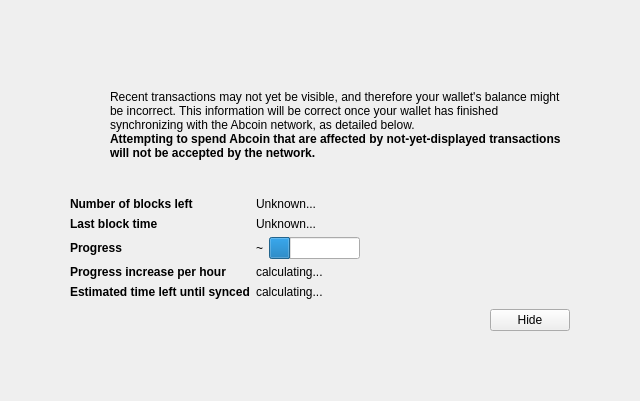
<?xml version="1.0" encoding="UTF-8"?>
<ui version="4.0">
 <class>ModalOverlay</class>
 <widget class="ModalOverlay" name="ModalOverlay">
  <property name="geometry">
   <rect>
    <x>0</x>
    <y>0</y>
    <width>640</width>
    <height>401</height>
   </rect>
  </property>
  <property name="windowTitle">
   <string>Form</string>
  </property>
  <layout class="QVBoxLayout" name="verticalLayout" stretch="0">
   <property name="sizeConstraint">
    <enum>QLayout::SetDefaultConstraint</enum>
   </property>
   <property name="leftMargin">
    <number>0</number>
   </property>
   <property name="topMargin">
    <number>0</number>
   </property>
   <property name="rightMargin">
    <number>0</number>
   </property>
   <property name="bottomMargin">
    <number>0</number>
   </property>
   <item>
    <widget class="QWidget" name="bgWidget" native="true">
     <property name="styleSheet">
      <string notr="true"/>
     </property>
     <layout class="QVBoxLayout" name="verticalLayoutMain" stretch="0">
      <property name="leftMargin">
       <number>60</number>
      </property>
      <property name="topMargin">
       <number>60</number>
      </property>
      <property name="rightMargin">
       <number>60</number>
      </property>
      <property name="bottomMargin">
       <number>60</number>
      </property>
      <item>
       <widget class="QWidget" name="contentWidget" native="true">
        <property name="styleSheet">
         <string notr="true"/>
        </property>
        <layout class="QVBoxLayout" name="verticalLayoutSub" stretch="1,0,0,0,0">
         <property name="spacing">
          <number>0</number>
         </property>
         <property name="leftMargin">
          <number>10</number>
         </property>
         <property name="topMargin">
          <number>10</number>
         </property>
         <property name="rightMargin">
          <number>10</number>
         </property>
         <property name="bottomMargin">
          <number>10</number>
         </property>
         <item>
          <layout class="QHBoxLayout" name="horizontalLayoutIconText" stretch="0,1">
           <property name="topMargin">
            <number>20</number>
           </property>
           <item>
            <layout class="QVBoxLayout" name="verticalLayoutIcon">
             <property name="leftMargin">
              <number>0</number>
             </property>
             <item>
              <widget class="QPushButton" name="warningIcon">
               <property name="enabled">
                <bool>false</bool>
               </property>
               <property name="text">
                <string/>
               </property>
               <property name="icon">
                <iconset>
                 <normaloff>:/icons/warning</normaloff>
                 <disabledoff>:/icons/warning</disabledoff>:/icons/warning</iconset>
               </property>
               <property name="iconSize">
                <size>
                 <width>48</width>
                 <height>48</height>
                </size>
               </property>
               <property name="flat">
                <bool>true</bool>
               </property>
              </widget>
             </item>
             <item>
              <spacer name="verticalSpacerWarningIcon">
               <property name="orientation">
                <enum>Qt::Vertical</enum>
               </property>
               <property name="sizeHint" stdset="0">
                <size>
                 <width>20</width>
                 <height>40</height>
                </size>
               </property>
              </spacer>
             </item>
            </layout>
           </item>
           <item>
            <layout class="QVBoxLayout" name="verticalLayoutInfoText">
             <property name="leftMargin">
              <number>0</number>
             </property>
             <property name="topMargin">
              <number>0</number>
             </property>
             <item>
              <widget class="QLabel" name="infoText">
               <property name="text">
                <string>Recent transactions may not yet be visible, and therefore your wallet's balance might be incorrect. This information will be correct once your wallet has finished synchronizing with the Abcoin network, as detailed below.</string>
               </property>
               <property name="textFormat">
                <enum>Qt::RichText</enum>
               </property>
               <property name="wordWrap">
                <bool>true</bool>
               </property>
              </widget>
             </item>
             <item>
              <widget class="QLabel" name="infoTextStrong">
               <property name="font">
                <font>
                 <weight>75</weight>
                 <bold>true</bold>
                </font>
               </property>
               <property name="text">
                <string>Attempting to spend Abcoin that are affected by not-yet-displayed transactions will not be accepted by the network.</string>
               </property>
               <property name="textFormat">
                <enum>Qt::RichText</enum>
               </property>
               <property name="wordWrap">
                <bool>true</bool>
               </property>
              </widget>
             </item>
             <item>
              <spacer name="verticalSpacerInTextSpace">
               <property name="orientation">
                <enum>Qt::Vertical</enum>
               </property>
               <property name="sizeHint" stdset="0">
                <size>
                 <width>20</width>
                 <height>40</height>
                </size>
               </property>
              </spacer>
             </item>
            </layout>
           </item>
          </layout>
         </item>
         <item>
          <spacer name="verticalSpacerAfterText">
           <property name="orientation">
            <enum>Qt::Vertical</enum>
           </property>
           <property name="sizeHint" stdset="0">
            <size>
             <width>20</width>
             <height>40</height>
            </size>
           </property>
          </spacer>
         </item>
         <item>
          <layout class="QFormLayout" name="formLayout">
           <property name="fieldGrowthPolicy">
            <enum>QFormLayout::FieldsStayAtSizeHint</enum>
           </property>
           <property name="horizontalSpacing">
            <number>6</number>
           </property>
           <property name="verticalSpacing">
            <number>6</number>
           </property>
           <property name="topMargin">
            <number>10</number>
           </property>
           <item row="0" column="0">
            <widget class="QLabel" name="labelNumberOfBlocksLeft">
             <property name="font">
              <font>
               <weight>75</weight>
               <bold>true</bold>
              </font>
             </property>
             <property name="text">
              <string>Number of blocks left</string>
             </property>
            </widget>
           </item>
           <item row="0" column="1">
            <widget class="QLabel" name="numberOfBlocksLeft">
             <property name="text">
              <string>Unknown...</string>
             </property>
            </widget>
           </item>
           <item row="1" column="0">
            <widget class="QLabel" name="labelLastBlockTime">
             <property name="font">
              <font>
               <weight>75</weight>
               <bold>true</bold>
              </font>
             </property>
             <property name="text">
              <string>Last block time</string>
             </property>
            </widget>
           </item>
           <item row="1" column="1">
            <widget class="QLabel" name="newestBlockDate">
             <property name="sizePolicy">
              <sizepolicy hsizetype="Maximum" vsizetype="Preferred">
               <horstretch>0</horstretch>
               <verstretch>0</verstretch>
              </sizepolicy>
             </property>
             <property name="text">
              <string>Unknown...</string>
             </property>
            </widget>
           </item>
           <item row="2" column="0">
            <widget class="QLabel" name="labelSyncDone">
             <property name="font">
              <font>
               <weight>75</weight>
               <bold>true</bold>
              </font>
             </property>
             <property name="text">
              <string>Progress</string>
             </property>
            </widget>
           </item>
           <item row="2" column="1">
            <layout class="QHBoxLayout" name="horizontalLayoutSync" stretch="0,1">
             <item>
              <widget class="QLabel" name="percentageProgress">
               <property name="text">
                <string notr="true">~</string>
               </property>
              </widget>
             </item>
             <item>
              <widget class="QProgressBar" name="progressBar">
               <property name="value">
                <number>24</number>
               </property>
               <property name="format">
                <string/>
               </property>
              </widget>
             </item>
            </layout>
           </item>
           <item row="4" column="0">
            <widget class="QLabel" name="labelProgressIncrease">
             <property name="font">
              <font>
               <weight>75</weight>
               <bold>true</bold>
              </font>
             </property>
             <property name="text">
              <string>Progress increase per hour</string>
             </property>
            </widget>
           </item>
           <item row="4" column="1">
            <widget class="QLabel" name="progressIncreasePerH">
             <property name="text">
              <string>calculating...</string>
             </property>
            </widget>
           </item>
           <item row="5" column="0">
            <widget class="QLabel" name="labelEstimatedTimeLeft">
             <property name="font">
              <font>
               <weight>75</weight>
               <bold>true</bold>
              </font>
             </property>
             <property name="text">
              <string>Estimated time left until synced</string>
             </property>
            </widget>
           </item>
           <item row="5" column="1">
            <widget class="QLabel" name="expectedTimeLeft">
             <property name="text">
              <string>calculating...</string>
             </property>
            </widget>
           </item>
          </layout>
         </item>
         <item>
          <layout class="QHBoxLayout" name="horizontalLayoutButtons">
           <property name="leftMargin">
            <number>10</number>
           </property>
           <property name="topMargin">
            <number>10</number>
           </property>
           <item>
            <spacer name="horizontalSpacer">
             <property name="orientation">
              <enum>Qt::Horizontal</enum>
             </property>
             <property name="sizeHint" stdset="0">
              <size>
               <width>40</width>
               <height>20</height>
              </size>
             </property>
            </spacer>
           </item>
           <item>
            <widget class="QPushButton" name="closeButton">
             <property name="text">
              <string>Hide</string>
             </property>
            </widget>
           </item>
          </layout>
         </item>
         <item>
          <layout class="QVBoxLayout" name="verticalLayout_2">
           <item>
            <spacer name="verticalSpacer">
             <property name="orientation">
              <enum>Qt::Vertical</enum>
             </property>
             <property name="sizeHint" stdset="0">
              <size>
               <width>20</width>
               <height>40</height>
              </size>
             </property>
            </spacer>
           </item>
          </layout>
         </item>
        </layout>
       </widget>
      </item>
     </layout>
    </widget>
   </item>
  </layout>
 </widget>
 <customwidgets>
  <customwidget>
   <class>ModalOverlay</class>
   <extends>QWidget</extends>
   <header>modaloverlay.h</header>
   <container>1</container>
  </customwidget>
 </customwidgets>
 <resources/>
 <connections/>
</ui>
